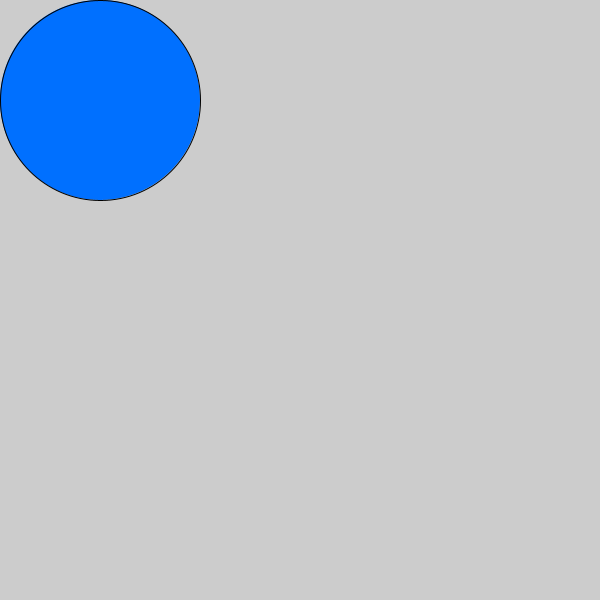
Frame 1 (no input)
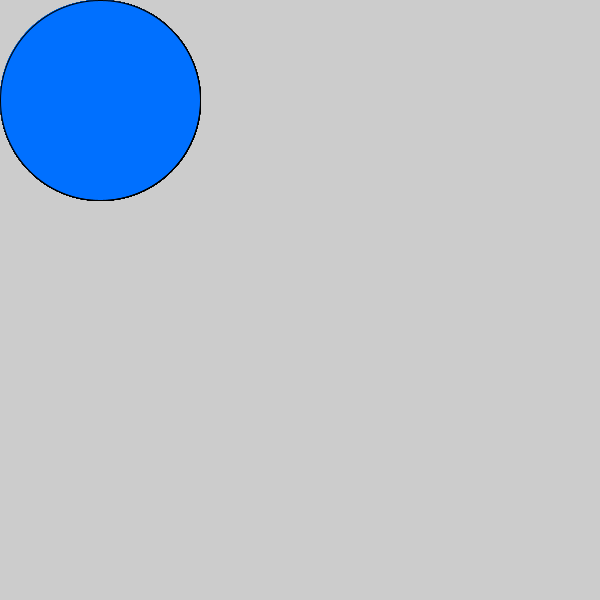
Frame 60 (the mouse pressed at the canvas centre just before this capture)
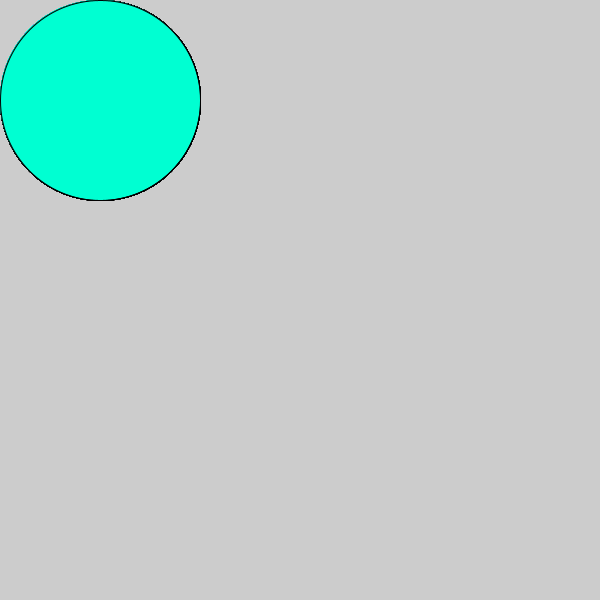
Frame 120 (the mouse held since frame 60 and released just before this capture)

The Processing sketch that drew these frames (run headless with seeded random() and noise(); from frame 60 on, the mouse is pressed at the canvas centre):

// Processing sketch: Logical_Dot
// ── Logical_Dot.pde


void setup() {
  size (600,600);
}

void draw() {
  fill(#DC91F7);

if (mousePressed) {
        fill(#00FFD2);
} else {
        fill(#0070FF);
}
ellipse (100,100,200,200);
}
